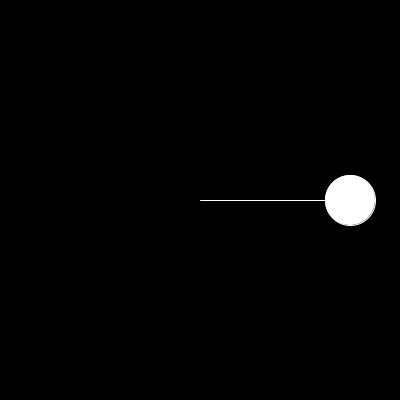
Frame 1 (no input)
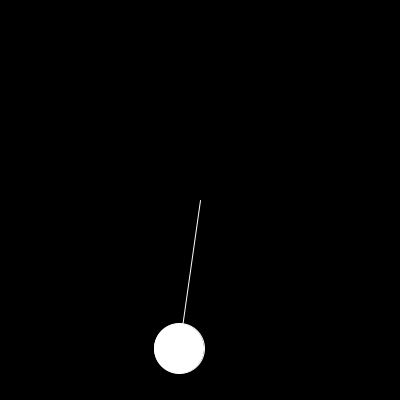
Frame 60 (the mouse pressed at the canvas centre just before this capture)
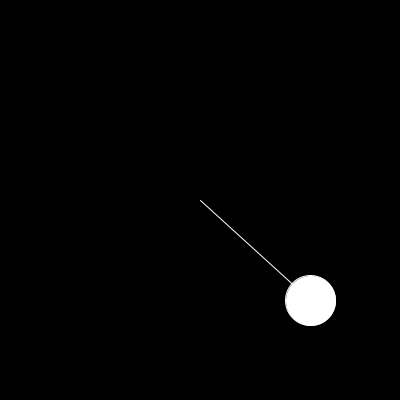
Frame 120 (the mouse held since frame 60 and released just before this capture)

The Processing sketch that drew these frames (run headless with seeded random() and noise(); from frame 60 on, the mouse is pressed at the canvas centre):

// Processing sketch: n3_1_rotation_polar_coordinates
// ── n3_1_rotation_polar_coordinates.pde
float r = 150;
float a = 0;
float aVel = 0;
float aAcc = 0.001;

void setup() {
  size(400, 400);
}
void draw() {
  background(0);
  
  translate(width/2, height/2);
  float x = r * cos(a);
  float y = r * sin(a);
  fill(255);
  stroke(255);
  line(0,0,x,y);
  ellipse(x,y,50,50);
  
  a += aVel;
  aVel += aAcc;
  //aVel = constrain(aVel,0,2);
}
